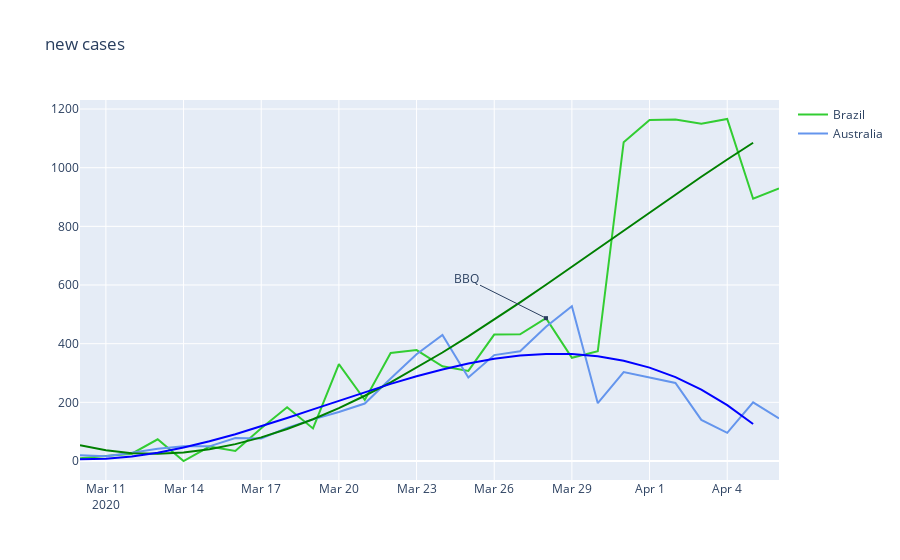

Notebook source saved alongside this figure:
### Code cell
import matplotlib as lib
import matplotlib.dates as mdates
import matplotlib.cbook as cbook
import matplotlib.style
import plotly.graph_objects as go
import warnings
warnings.simplefilter('ignore',RuntimeWarning)
# warnings.simplefilter('ignore',RankWarning)
style = 'seaborn'
list_inputs = ['cumulative','new','acceleration','exponential','fatality rate']





def plot_with_annotation(type_of_plot,countries_list,cases_or_deaths,date_min_index=0,
         annotation = None,date_max_index=-1,timeshift=None,title='auto',
         trendline=False,divideBy_population=False,style=style):
    '''Different types of plot are: cumulative, new, acceleration,exponential,fatality rate.  
    timeshift is in days and always applies to UK'''
    
    ##### checks #####
    assert(type(countries_list) == list)
    assert(type_of_plot in list_inputs), 'type_of_plot = ' + str(type_of_plot) + 'is not in ' + list_inputs
    if divideBy_population == True:
        assert(type_of_plot != 'exponential' and type_of_plot != 'fatality rate'), 'doesnt make sense to divide by population for plot of: '+type_of_plot
    for country in countries_list:
        if type_of_plot == 'fatality rate': assert(country not in problomatic_countries), 'The country ' + str(country) + 'is problomatic'
        if cases_or_deaths =='cases':
            assert(country in dictionary_cases_index), str(country) + ' is not in ' + str(dictionary_cases_index)
        elif cases_or_deaths == 'deaths':
            assert(country in dictionary_deaths_index), str(country) + ' is not in ' + str(dictionary_deaths_index)
    if type_of_plot == 'fatality rate': assert(cases_or_deaths == None), 'Fatality rate requires argument "cases_or_deaths_" = None, but currently inputed as: ' + str(cases_or_deaths)
    ##### checks #####

    ##### setup stuff #####
    fig = go.Figure()
    ##### setup stuff #####
    
    ###### title stuff #####
    end_title = ''
    if timeshift:
        end_title += ' with UK shifted back by ' +str(timeshift) + 'days'
    if divideBy_population == True:
        end_title += ' divided by population' 
    str_cases_or_deaths = str(cases_or_deaths)
    if cases_or_deaths == None: str_cases_or_deaths = ''
    auto_title = str(type_of_plot)+' '+str_cases_or_deaths+end_title
    if title == 'auto':
        title=auto_title
    ##### title stuff #####
    
    ##### axis stuff  #####
    ylabel=''
    if type_of_plot  == 'fatality rate':
        ylabel='percentage deaths/cases'
    elif type_of_plot == 'new':
        if divide_by_population == True:
            ylabel='percentage cases/population'
    elif type_of_plot == 'exponential':
        ylabel='Time Constant'
    elif divideBy_population == True:
        ylabel='percentage of population'
    ###### axis stuff #####    
    
    ##### define dates and yvals #####
    if cases_or_deaths == 'cases':
        dates,yvals = dates_cases,yvals_cases
    elif cases_or_deaths == 'deaths':
        dates,yvals = dates_deaths,yvals_deaths
    else:
        dates,yvals = dates_deaths,yvals_fatality_rates
        print('***yvalues used are of fatality rate***')
    
    if type_of_plot == 'new':
        yvals = differentiate(yvals)
    elif type_of_plot == 'acceleration':
        yvals = differentiate(differentiate(yvals))
    elif type_of_plot == 'exponential':
        yvals = exponential(yvals)
    ##### define dates and yvals ######
        
        
    ##### timeshift function #####
    if timeshift is not None:
        assert(type(timeshift) == int), 'timeshift needs to be in integers of days, current timeshift is '+ str(timeshift) + ' and type: ' + str(type(timeshift))
        altered_dates_uk = []
        for date in dates:
            altered_dates_uk.append(np.datetime64(date)-np.timedelta64(timeshift, 'D'))
    ##### timeshift function #####
    
    ##### divide by population function #####
    if divideBy_population == True: 
        yvals = 100*divide_by_population(yvals,cases_or_deaths)
    ##### divide by population function #####
    
    ##### date range #####
    dates,yvals = dates[date_min_index:date_max_index],[yvals[i][date_min_index:date_max_index] for i in range(np.shape(yvals)[0])] 
    ##### date range #####
    
    ##### plotting time #####
    for country in countries_list:    
        if cases_or_deaths == 'cases':
            dictionary=dictionary_cases_index
        elif cases_or_deaths =='deaths' or type_of_plot == 'fatality rate':
            dictionary=dictionary_deaths_index
            
        if country =='UK' and timeshift is not None:
            fig.add_trace(go.Scatter(
                x=altered_dates_uk,
                y=yvals[dictionary.get('UK')],
                mode = 'lines',
                name = ' Shifted UK', 
                marker = dict(
                    size = 10,
                    color = data_colour_dictionary.get(country)
                )
            ))    
            
        else:
            fig.add_trace(go.Scatter(
                x=dates,
                y=yvals[dictionary.get(country)],
                name = country, 
                marker = dict(
                    size = 10,
                    color = data_colour_dictionary.get(country)
                )
            ))  
    ##### plotting time #####
    
     ##### add trendlines #####
    if trendline == True:
        degree = 50
        cutoff_index = -1
        dates_ = dates[:cutoff_index]
        x = mdates.date2num(dates)
        for country in countries_list:
            z0 = np.polyfit(x, yvals[dictionary.get(country)], degree)
            p0 = np.poly1d(z0)
            fig.add_trace(go.Scatter(
                x=dates_,
                y=p0(x[:cutoff_index]),
                showlegend=False,
                name = country+'_Trendline',
                marker = dict(
                    size = 10,
                    color = trendline_colour_dictionary.get(country),
                )
            ))  
    ##### add trendlines #####
    
    ##### setup the axis and annotation ##### 
    annotation_index,note,xy_coords = annotation
    fig.update_layout(
        showlegend=True,
        title = title,
        yaxis_title=ylabel,
        annotations=[
            dict(
                x=dates[annotation_index],
                y=yvals[dictionary.get(countries_list[0])][annotation_index],
                xref="x",
                yref="y",
                text=note,
                showarrow=True,
                arrowhead=7,
                ax=xy_coords[0],
                ay=xy_coords[1]
            )
        ],
        xaxis = dict(
            range=(dates[0], dates[-1]),
            constrain='domain'
        )
    )


    
    ##### output #####
#     fig.write_image('plots/annotated' + str(type_of_plot) + str(cases_or_deaths) + str(countries_list) + 'timeshift='+str(timeshift)+'divide_by_population='+str(divideBy_population)+'.png')
    fig.show()
    ##### output #####
    
    
#     fig.clf() # a precautionary cleanup

plot_with_annotation('new',['Brazil','Australia'],'cases',annotation=[-10,'BBQ',[-80,-40]],
                     date_min_index=-29,trendline=True,title='auto',divideBy_population=False)

### Figure 1 — Plotly figure (JSON) as saved in the notebook; plotly's stock layout.template omitted (floating-point values rounded to 4 significant figures)
{"data": [{"marker": {"color": "limegreen", "size": 10}, "name": "Brazil", "type": "scatter", "x": ["2020-03-10T00:00:00", "2020-03-11T00:00:00", "2020-03-12T00:00:00", "2020-03-13T00:00:00", "2020-03-14T00:00:00", "2020-03-15T00:00:00", "2020-03-16T00:00:00", "2020-03-17T00:00:00", "2020-03-18T00:00:00", "2020-03-19T00:00:00", "2020-03-20T00:00:00", "2020-03-21T00:00:00", "2020-03-22T00:00:00", "2020-03-23T00:00:00", "2020-03-24T00:00:00", "2020-03-25T00:00:00", "2020-03-26T00:00:00", "2020-03-27T00:00:00", "2020-03-28T00:00:00", "2020-03-29T00:00:00", "2020-03-30T00:00:00", "2020-03-31T00:00:00", "2020-04-01T00:00:00", "2020-04-02T00:00:00", "2020-04-03T00:00:00", "2020-04-04T00:00:00", "2020-04-05T00:00:00", "2020-04-06T00:00:00"], "y": [9, 18, 25, 74, 0, 49, 34, 112, 183, 111, 330, 208, 368, 378, 323, 307, 431, 432, 487, 352, 374, 1087, 1163, 1164, 1150, 1166, 894, 929]}, {"marker": {"color": "cornflowerblue", "size": 10}, "name": "Australia", "type": "scatter", "x": ["2020-03-10T00:00:00", "2020-03-11T00:00:00", "2020-03-12T00:00:00", "2020-03-13T00:00:00", "2020-03-14T00:00:00", "2020-03-15T00:00:00", "2020-03-16T00:00:00", "2020-03-17T00:00:00", "2020-03-18T00:00:00", "2020-03-19T00:00:00", "2020-03-20T00:00:00", "2020-03-21T00:00:00", "2020-03-22T00:00:00", "2020-03-23T00:00:00", "2020-03-24T00:00:00", "2020-03-25T00:00:00", "2020-03-26T00:00:00", "2020-03-27T00:00:00", "2020-03-28T00:00:00", "2020-03-29T00:00:00", "2020-03-30T00:00:00", "2020-03-31T00:00:00", "2020-04-01T00:00:00", "2020-04-02T00:00:00", "2020-04-03T00:00:00", "2020-04-04T00:00:00", "2020-04-05T00:00:00", "2020-04-06T00:00:00"], "y": [20, 16, 28, 42, 50, 50, 78, 77, 113, 142, 167, 196, 281, 364, 430, 285, 361, 374, 458, 528, 197, 303, 285, 266, 140, 96, 200, 145]}, {"marker": {"color": "green", "size": 10}, "name": "Brazil_Trendline", "showlegend": false, "type": "scatter", "x": ["2020-03-10T00:00:00", "2020-03-11T00:00:00", "2020-03-12T00:00:00", "2020-03-13T00:00:00", "2020-03-14T00:00:00", "2020-03-15T00:00:00", "2020-03-16T00:00:00", "2020-03-17T00:00:00", "2020-03-18T00:00:00", "2020-03-19T00:00:00", "2020-03-20T00:00:00", "2020-03-21T00:00:00", "2020-03-22T00:00:00", "2020-03-23T00:00:00", "2020-03-24T00:00:00", "2020-03-25T00:00:00", "2020-03-26T00:00:00", "2020-03-27T00:00:00", "2020-03-28T00:00:00", "2020-03-29T00:00:00", "2020-03-30T00:00:00", "2020-03-31T00:00:00", "2020-04-01T00:00:00", "2020-04-02T00:00:00", "2020-04-03T00:00:00", "2020-04-04T00:00:00", "2020-04-05T00:00:00"], "y": [53.89, 36.44, 26.79, 24.45, 29.05, 40.21, 57.54, 80.61, 109.0, 142.4, 180.4, 222.5, 268.4, 317.7, 369.9, 424.7, 481.8, 540.6, 600.8, 662.0, 723.8, 785.8, 847.6, 908.8, 969.1, 1028.0, 1085.0]}, {"marker": {"color": "blue", "size": 10}, "name": "Australia_Trendline", "showlegend": false, "type": "scatter", "x": ["2020-03-10T00:00:00", "2020-03-11T00:00:00", "2020-03-12T00:00:00", "2020-03-13T00:00:00", "2020-03-14T00:00:00", "2020-03-15T00:00:00", "2020-03-16T00:00:00", "2020-03-17T00:00:00", "2020-03-18T00:00:00", "2020-03-19T00:00:00", "2020-03-20T00:00:00", "2020-03-21T00:00:00", "2020-03-22T00:00:00", "2020-03-23T00:00:00", "2020-03-24T00:00:00", "2020-03-25T00:00:00", "2020-03-26T00:00:00", "2020-03-27T00:00:00", "2020-03-28T00:00:00", "2020-03-29T00:00:00", "2020-03-30T00:00:00", "2020-03-31T00:00:00", "2020-04-01T00:00:00", "2020-04-02T00:00:00", "2020-04-03T00:00:00", "2020-04-04T00:00:00", "2020-04-05T00:00:00"], "y": [5.836, 7.516, 15.32, 28.25, 45.78, 67.09, 91.38, 118.2, 146.7, 176.1, 205.7, 234.9, 262.8, 288.8, 312.2, 332.3, 348.3, 359.5, 365.1, 364.6, 357.1, 341.9, 318.4, 285.9, 243.5, 190.6, 126.4]}], "layout": {"annotations": [{"arrowhead": 7, "ax": -80, "ay": -40, "showarrow": true, "text": "BBQ", "x": "2020-03-28T00:00:00", "xref": "x", "y": 487, "yref": "y"}], "showlegend": true, "title": {"text": "new cases"}, "xaxis": {"constrain": "domain", "range": ["2020-03-10T00:00:00", "2020-04-06T00:00:00"]}, "yaxis": {"title": {"text": ""}}}}
